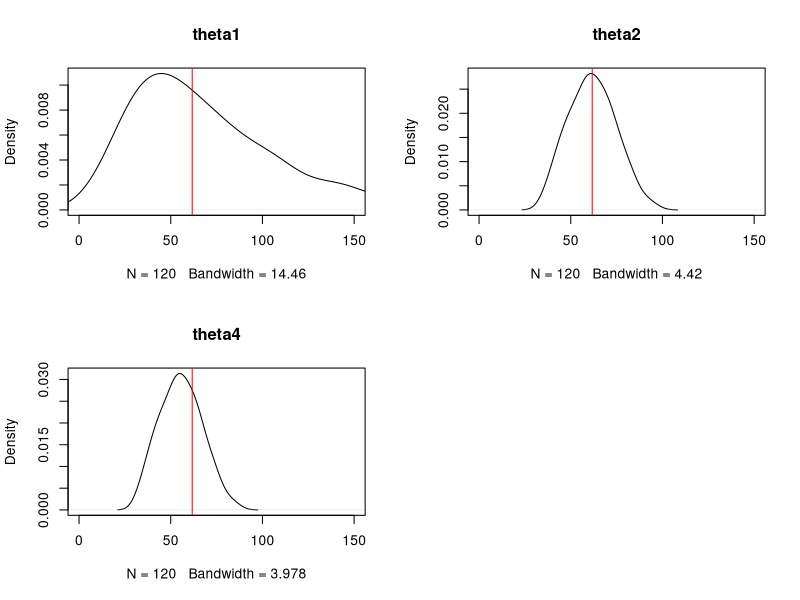
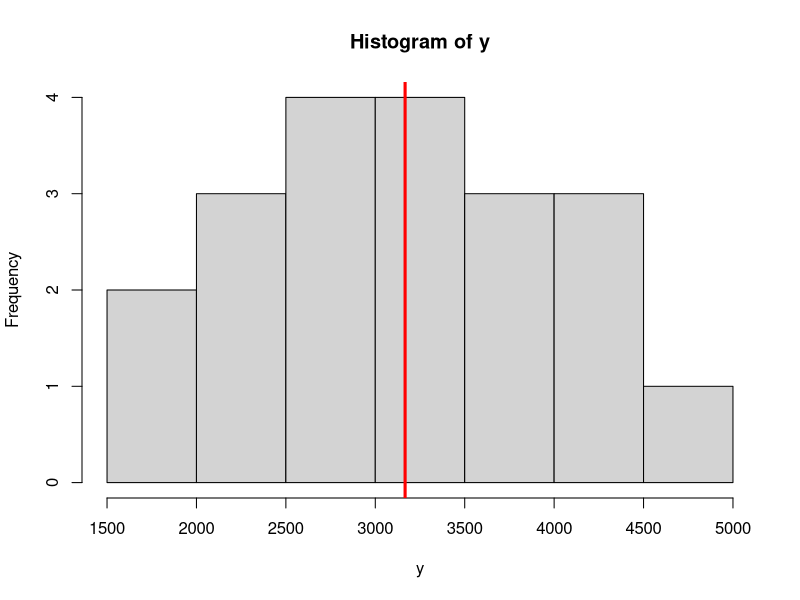
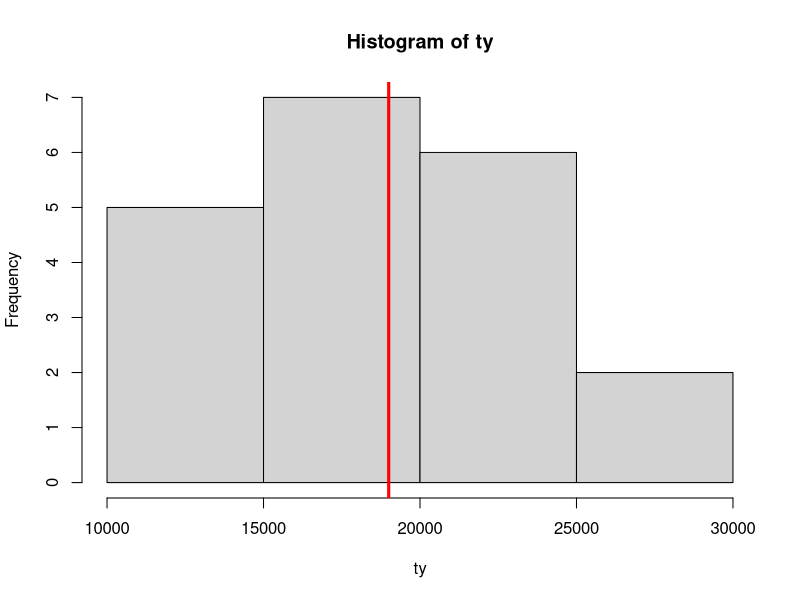
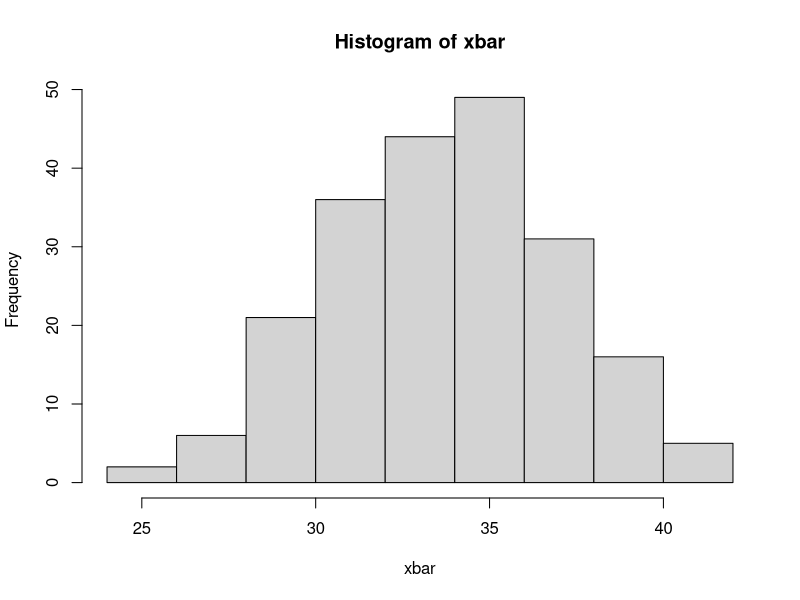
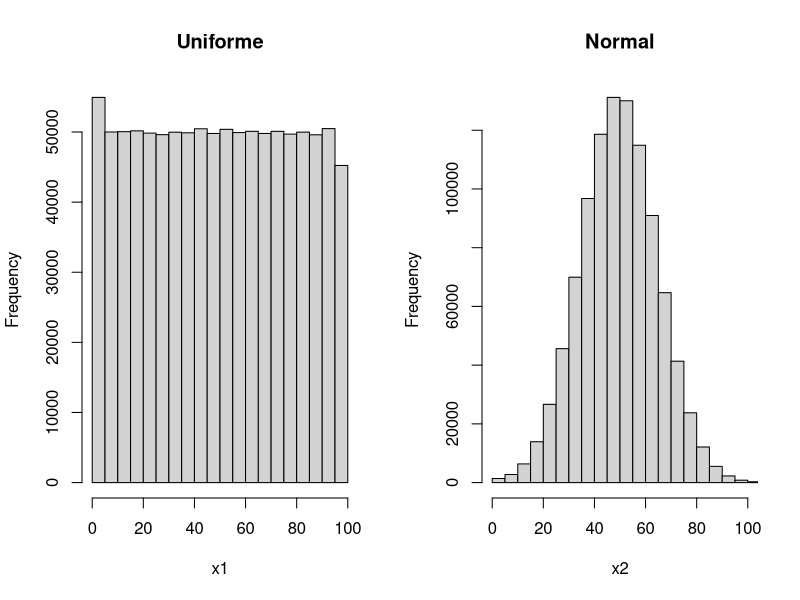
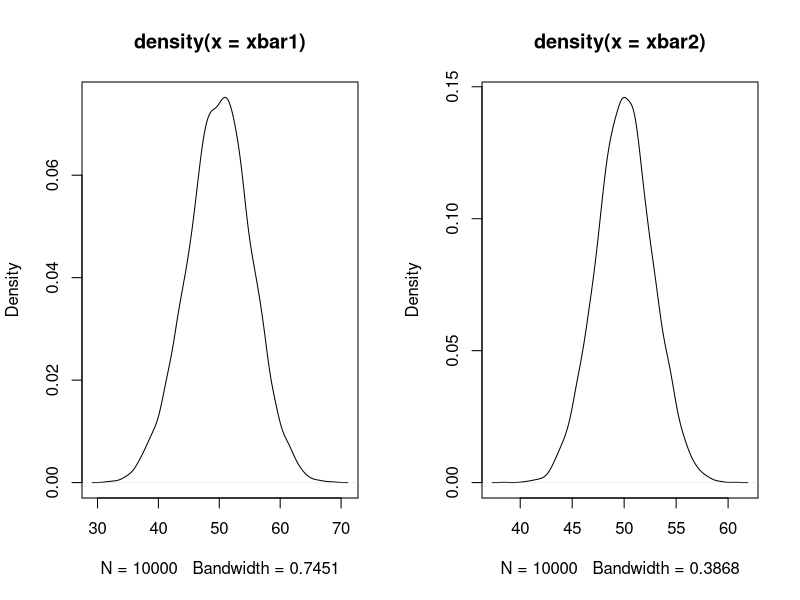
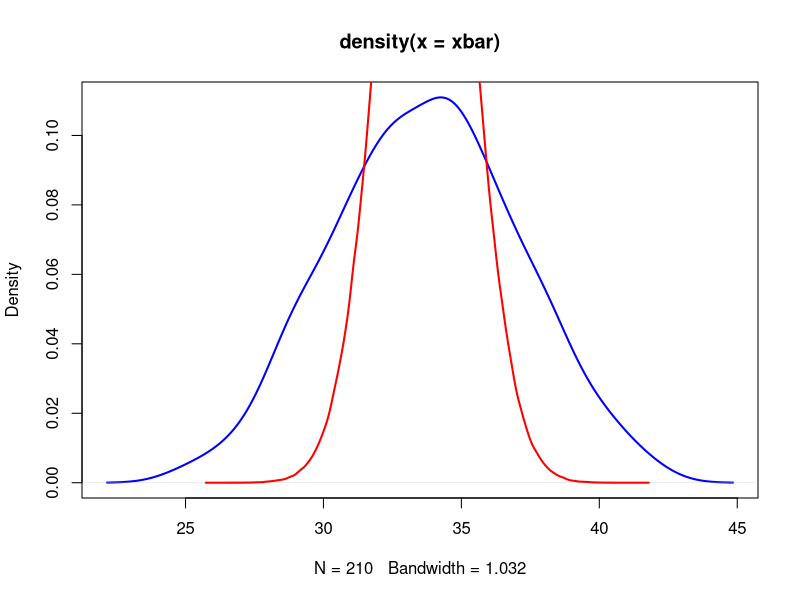
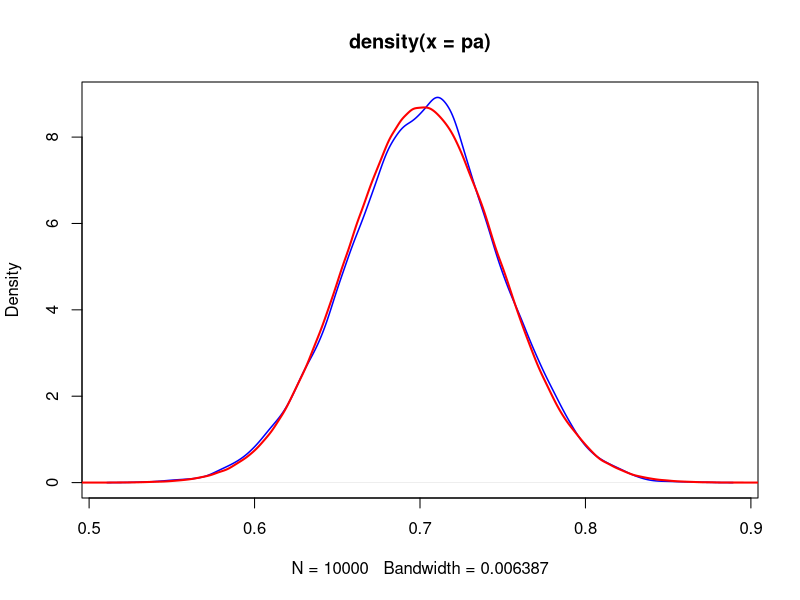

R code for these plots, in order:
## ---- chunk 1
N<-6;n<-3
choose(N,n)
U<-c("a","b","c","d","e","f")
combn(U,n)
N^n
## ---- chunk 2
N<-10
y<-c(5.2,6,8,10,3,4,7,4,4,10.5)
ty<-sum(y)#parámetro
## ---- chunk 3
n<-3
choose(10,3)#muestra posibles
set.seed(1439)#semilla
ys<-sample(y,n)
ys
## ---- chunk 4
s<-combn(y,n)#muestras posibles
#theta1
et1<-apply(s,2,prod)/n
#theta2
et2<-N*apply(s, 2,mean)
#theta4
et4<-n*apply(s, 2,sum)

par(mfrow=c(2,2))
plot(density(et1),"theta1",xlim=c(0,150))
abline(v=ty,col="red")

plot(density(et2),"theta2",xlim=c(0,150))
abline(v=ty,col="red")

plot(density(et4),"theta4",xlim=c(0,150))
abline(v=ty,col="red")

dev.off()
e1<-sum(et1*(1/120))
e2<-sum(et2*(1/120))
e4<-sum(et4*(1/120))

sum(((et1-e1)^2)*(1/120))
sum(((et2-e2)^2)*(1/120))
sum(((et4-e4)^2)*(1/120))
## ---- chunk 5
Y<-c(2000,3000,3500,0,6000,4500)
s<-combn(Y,3)
s
## ---- chunk 6
y<-apply(s,2,sum)/3 #Distribución muestral para el estimador de la media
hist(y)
abline(v=mean(Y),col="red",lwd=3)
# calcular la esperanza y la varianza
uy<-sum(y*(1/20)) # esperanza del estimador de la media
sum((y-uy)^2*(1/20)) # varianza de la media muestral
## ---- chunk 7
ty<-apply(s,2,sum)*(6/3) #Distribución muestral para el estimador del total
hist(ty)
abline(v=sum(Y),col="red",lwd=3)
pty<-sum(ty*(1/20)) # esperanza
sum((ty-pty)^2*(1/20)) # varianza de la media muestral
## ---- chunk 8
set.seed(999)
x<-round(runif(10,20,50),0)
x
mux<-mean(x)
mux#media poblacional
n<-4
#muestras s/rep
choose(10,4)#muestras posibles
s<-combn(x,n)
s
# aplicando el estimador de la media muestral
xbar<-apply(s,2,mean)#distribución muestral
hist(xbar)
# según el teorema, E[xbar]=mux
sum(xbar*(1/210))
mean(xbar)
mean(xbar)==mux
## ---- chunk 9
N<-1000000
set.seed(999)
x1<-round(runif(N,0,100),0)
set.seed(999)
x2<-round(abs(rnorm(N,50,15)),0)
par(mfrow=c(1,2))
hist(x1,xlim=c(0,100),main="Uniforme")
hist(x2,xlim=c(0,100),main="Normal")
dev.off()
#### Teorema del limite central
#n=30 ,100, 500
n<-30
format(choose(N,n),scientific = F)
k<-10000
(k/choose(N,n))*100
#simular 10000 muestras distintas de tamaño n y calcular su media.
xbar1<-NULL
xbar2<-NULL
for(i in 1:k){
  s1<-sample(x1,n)
  s2<-sample(x2,n)
  xbar1[i]<-mean(s1)
  xbar2[i]<-mean(s2)
}
#teorema 1
abs(mean(x1)-mean(xbar1))
abs(mean(x2)-mean(xbar2))

abs(var(xbar1)-var(x1)/n)
abs(var(xbar2)-var(x2)/n)
#teorema del limite central
par(mfrow=c(1,2))
plot(density(xbar1))
plot(density(xbar2))
dev.off()
plot(density(xbar),col="blue",lwd=2)
points(density(rnorm(10^6,mean(x),sqrt(var(x)*((n-1)/n))/sqrt(n))),type="l",col="red",lwd=2)
## ---- chunk 10
N<-100000
x<-round(runif(N,18,60))
a<-(x>30)*1
mean(a)#P_A
n<-100
r<-10000
pa<-NULL
for(i in 1:r){
s<-sample(a,n)
pa[i]<-mean(s)
}
PA<-mean(a)
plot(density(pa),col="blue",lwd=1.5)
points(density(rnorm(10^6,PA,sqrt(PA*(1-PA)/n))),col="red",type="l",lwd=2)
## ---- chunk 11
x<-c(10,15,20,20,35)
s<-combn(x,3)
s
#distribución muestral de la media
apply(s, 2, mean)

mean(apply(s, 2, mean))
# varianza poblacional
vp<-sum((x-mean(x))^2)/5
vp
## ---- chunk 12
theta1<-apply(s,2,var)*(2/3)
theta2<-apply(s,2,var)
theta1
theta2
mean(theta1)
mean(theta2)
vp
#cuasi varianza
cvp<-sum((x-mean(x))^2)/4
cvp
## ---- chunk 13
curve(dchisq(x,1),xlim=c(0,60),ylim=c(0,0.4))
curve(dchisq(x,2),col=2,add=T)
for(v in 2:50){
curve(dchisq(x,v),add=T,col=v)
}
curve(dchisq(x,10),xlim=c(0,60),main="v=10")
abline(v=10)
curve(dchisq(x,100),xlim=c(0,300),main="v=100")
abline(v=100)
## ---- chunk 14
curve(dchisq(x,35),xlim=c(0,100),main="v=35")
abline(v=c(30,40))
pchisq(40,35)-pchisq(30,35)
1-pchisq(35,35)
pchisq(32,35)
## ---- chunk 15
pchisq(32.625,29)-pchisq(21.75,29)
## ---- chunk 16
pchisq(69.14,44)-pchisq(47.14,44)
pchisq(22*44/14,44)-pchisq(15*44/14,44)# más exacto
## ---- chunk 17
#ejemplo para usar R para calcular probabilidades de la Chi2
pchisq(4,10) # F(t)=P(X<t): F(4)
## ---- chunk 18
curve(dt(x,2),xlim=c(-5,5),ylim=c(0,0.4),main="v=2")
curve(dt(x,2),xlim=c(-5,5),ylim=c(0,0.4),lwd=2)
for(v in 3:40){
  curve(dt(x,v),xlim=c(-5,5),col=v,add=T)
}
## ---- chunk 19
v<-5
curve(dnorm(x,0,sqrt(v/(v-2))),xlim=c(-5,5),ylim=c(0,0.4),main="5 grados de libertad")
curve(dt(x,v),xlim=c(-5,5),main="t-student (v=5)",col="red",add=T)

v<-30
curve(dnorm(x,0,sqrt(v/(v-2))),xlim=c(-5,5),ylim=c(0,0.4),main="30 grados de libertad")
curve(dt(x,v),xlim=c(-5,5),main="t-student (v=30)",col="red",add=T)

v<-50
curve(dnorm(x,0,sqrt(v/(v-2))),xlim=c(-5,5),ylim=c(0,0.4),main="50 grados de libertad")
curve(dt(x,v),xlim=c(-5,5),main="t-student (v=50)",col="red",add=T)

v<-100
curve(dnorm(x,0,sqrt(v/(v-2))),xlim=c(-5,5),ylim=c(0,0.4),main="100 grados de libertad")
curve(dt(x,v),xlim=c(-5,5),main="t-student (v=100)",col="red",add=T)
## ---- chunk 20
curve(dt(x,df=10),xlim=c(-5,5),main="v=10")
# P(X<2)=F(2), X ~ t(v=10)
pt(2,10)
pt(0,10)
## ---- chunk 21
curve(dt(x,df=30),xlim=c(-5,5),main="v=30")
abline(v=0.5)
1-pt(0.5,30)
pt(1.2,30)-pt(-1,30)
pt(3,30)
## ---- chunk 22
1-pnorm(0.5,0,sqrt(30/28))
pnorm(1.2,0,sqrt(30/28))-pnorm(-1,0,sqrt(30/28))
pnorm(3,0,sqrt(30/28))
## ---- chunk 23
curve(df(x,10,10),xlim=c(0,6),ylim=c(0,2))
curve(df(x,50,50),xlim=c(0,6),add = T,col="red")
curve(df(x,100,100),xlim=c(0,6),add = T,col="blue")
abline(v=1,lty=2)

curve(df(x,20,100),xlim=c(0,6),ylim=c(0,2))
curve(df(x,100,20),xlim=c(0,6),ylim=c(0,2),col="red",add=T)
curve(df(x,50,200),xlim=c(0,6),ylim=c(0,2),col="blue",add=T)
abline(v=1,lty=2)
## ---- chunk 24
pf(1.5,15,16)
#P(0.5<X<1)
pf(1,15,16)-pf(0.5,15,16)
